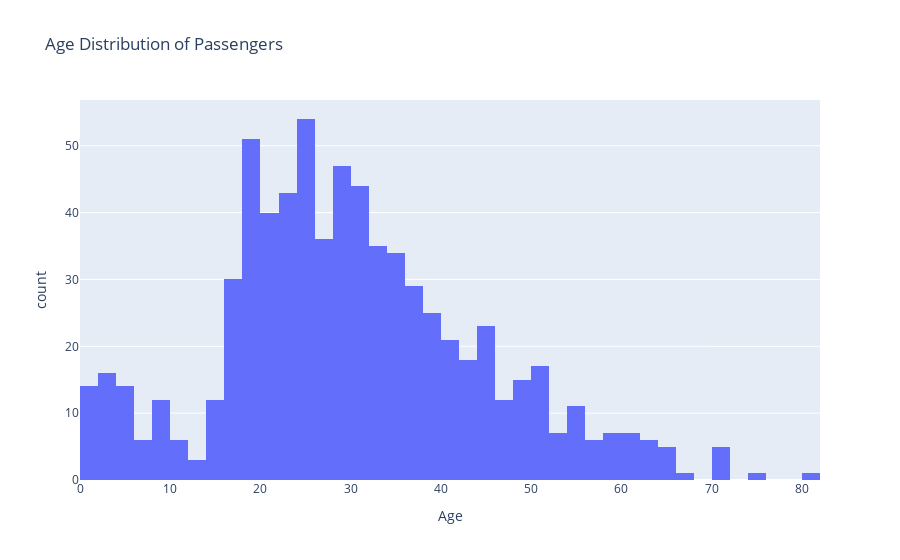

Source (notebook cell):
### Code cell
fig = px.histogram(df, x="Age", title="Age Distribution of Passengers")
fig.show()

### Figure 1 — Plotly figure (JSON) as saved in the notebook; plotly's stock layout.template omitted (floating-point values rounded to 4 significant figures; data arrays with more than 128 entries replaced by an {"elided": "..."} marker saying what was removed)
{"data": [{"alignmentgroup": "True", "bingroup": "x", "hovertemplate": "Age=%{x}<br>count=%{y}<extra></extra>", "legendgroup": "", "marker": {"color": "#636efa", "pattern": {"shape": ""}}, "name": "", "offsetgroup": "", "orientation": "v", "showlegend": false, "type": "histogram", "x": {"elided": "891 float values"}, "xaxis": "x", "yaxis": "y"}], "layout": {"barmode": "relative", "legend": {"tracegroupgap": 0}, "title": {"text": "Age Distribution of Passengers"}, "xaxis": {"anchor": "y", "domain": [0, 1], "title": {"text": "Age"}}, "yaxis": {"anchor": "x", "domain": [0, 1], "title": {"text": "count"}}}}
